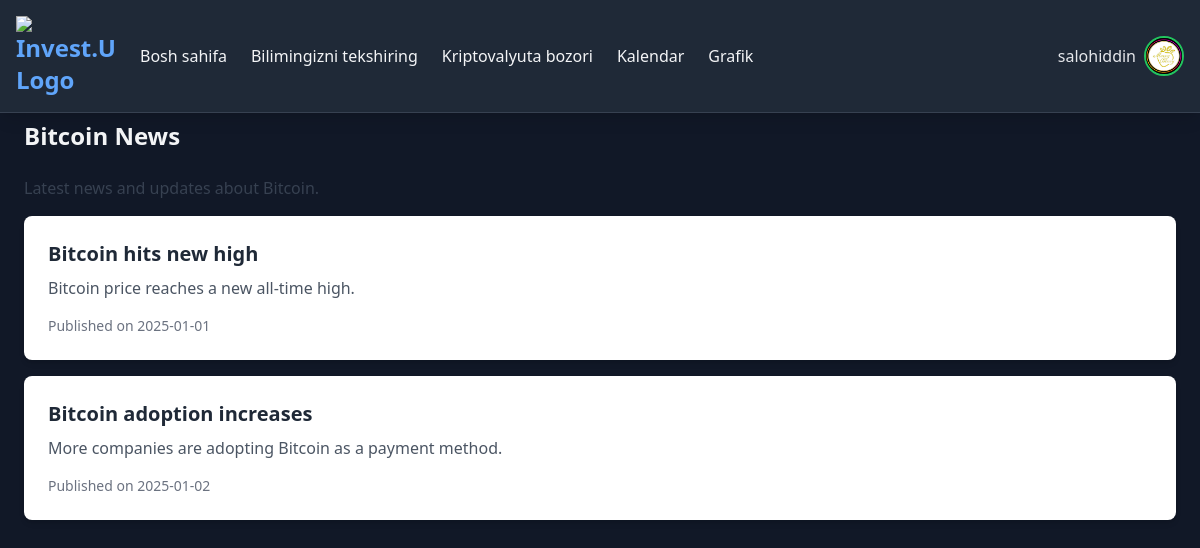
The page /news/bitcoin/ (signed in) on the database its author committed.
### core/models.py (models this page shows)
class CustomUser(AbstractUser):
    class Meta:
        verbose_name = "Custom User"
        verbose_name_plural = "Custom Users"
    groups = models.ManyToManyField(
        'auth.Group',
        related_name='customuser_set',  # Unique related_name
        blank=True,
        help_text="The groups this user belongs to.",
        verbose_name="groups"
    )
    user_permissions = models.ManyToManyField(
        'auth.Permission',
        related_name='customuser_set',  # Unique related_name
        blank=True,
        help_text="Specific permissions for this user.",
        verbose_name="user permissions"
    )
    pass

class Profile(models.Model):
    user = models.OneToOneField(settings.AUTH_USER_MODEL, on_delete=models.CASCADE)
    bio = models.TextField(blank=True, null=True)
    trader_type = models.CharField(
        max_length=20,
        choices=[('crypto', 'Crypto'), ('forex', 'Forex'), ('other', 'Other')],
        blank=True,
        null=True
    )
    crypto_coins = models.CharField(max_length=255, blank=True, null=True)
    forex_account_type = models.CharField(max_length=50, blank=True, null=True)
    profile_image = models.ImageField(upload_to='profile_images/', blank=True, null=True)  # Add this line

### core/views.py (the view)
# urls.py: path('news/bitcoin/', views.news_bitcoin, name='news_bitcoin'),
def news_bitcoin(request):
    articles = [
        {"title": "Bitcoin hits new high", "content": "Bitcoin price reaches a new all-time high.", "date": "2025-01-01"},
        {"title": "Bitcoin adoption increases", "content": "More companies are adopting Bitcoin as a payment method.", "date": "2025-01-02"},
    ]
    return render(request, 'news.html', {'coin_name': 'Bitcoin', 'articles': articles})

### core/templates/news.html (shortened to what this page needs)
{% extends 'base.html' %}
{% block content %}
    <h2 class="text-2xl font-semibold mb-6">{{ coin_name }} News</h2>
    <p class="text-gray-700 mb-4">Latest news and updates about {{ coin_name }}.</p>
    <div class="space-y-4">
        {% for article in articles %}
        <div class="bg-white p-6 rounded-lg shadow-md">
            <h3 class="text-xl font-semibold text-gray-800">{{ article.title }}</h3>
            <p class="text-gray-600 mt-2">{{ article.content }}</p>
            <p class="text-gray-500 mt-4 text-sm">Published on {{ article.date }}</p>
        </div>
        {% endfor %}
    </div>
{% endblock %}

### core/templates/base.html (shortened to what this page needs)
<!DOCTYPE html>
<html lang="uz">
<head>
    <script src="https://cdn.tailwindcss.com"></script>
</head>
<body class="bg-gray-900 text-gray-100 transition-colors duration-300 flex flex-col min-h-screen">
    <header class="bg-gray-800 shadow-lg fixed top-0 left-0 w-full z-50 border-b border-gray-700">
        <div class="max-w-7xl mx-auto flex items-center justify-between p-4">
            <nav class="hidden md:flex space-x-6 items-center">
                <h1 class="text-2xl font-bold text-blue-400">
                    <img src="https://i.postimg.cc/QMTnqFgd/photo-2025-10-03-17-13-19.jpg"
                    alt="Invest.Uz Logo"
                    style="width:100px; height:auto;">
                </h1>
                <a href="{% url 'landingpage' %}" class="hover:text-blue-300">Bosh sahifa</a>
                <a href="{% url 'strategyoverview' %}" class="hover:text-blue-300">Bilimingizni tekshiring</a>
                <a href="{% url 'performanceanalytics' %}" class="hover:text-blue-300">Kriptovalyuta bozori</a>
                <a href="{% url 'calendar___' %}" class="hover:text-blue-300">Kalendar</a>
                <a href="{% url 'chart' %}" class="hover:text-blue-300">Grafik</a>
            </nav>
            <div class="flex items-center space-x-4">
                {% if request.user.is_authenticated %}
                <div class="relative flex items-center space-x-2">
                    <span class="text-gray-200 font-medium">{{ request.user.username }}</span>
                    <button id="profileBtn" aria-label="Profil menyusini ochish">
                        {% if request.user.profile.profile_image %}
                        <img src="{{ request.user.profile.profile_image.url }}" alt="Profil rasmi"
                            class="w-10 h-10 rounded-full border-2 border-green-500">
                        {% else %}
                        <div class="w-10 h-10 bg-gray-600 rounded-full flex items-center justify-center">👤</div>
                        {% endif %}
                    </button>
                </div>
                {% else %}
                <a href="{% url 'signup' %}" class="bg-blue-400 text-gray-900 px-4 py-2 rounded-lg hover:bg-blue-300">Ro‘yxatdan o‘tish</a>
                <a href="{% url 'login' %}" class="bg-blue-400 text-gray-900 px-4 py-2 rounded-lg hover:bg-blue-300">Kirish</a>
                {% endif %}
            </div>
        </div>
    </header>
    <main class="flex-1 mt-24 max-w-7xl mx-auto w-full p-6">
        {% block content %}{% endblock %}
    </main>
</body>
</html>

### rows shown on the page
CustomUser: user.username "salohiddin", user.profile.profile_image (picture)

### other values the page prints
{{ coin_name }} "Bitcoin"
{{ article.title }} "Bitcoin hits new high" "Bitcoin adoption increases"
{{ article.content }} "Bitcoin price reaches a new all-time high." "More companies are adopting Bitcoin as a payment method."
{{ article.date }} "2025-01-01" "2025-01-02"
